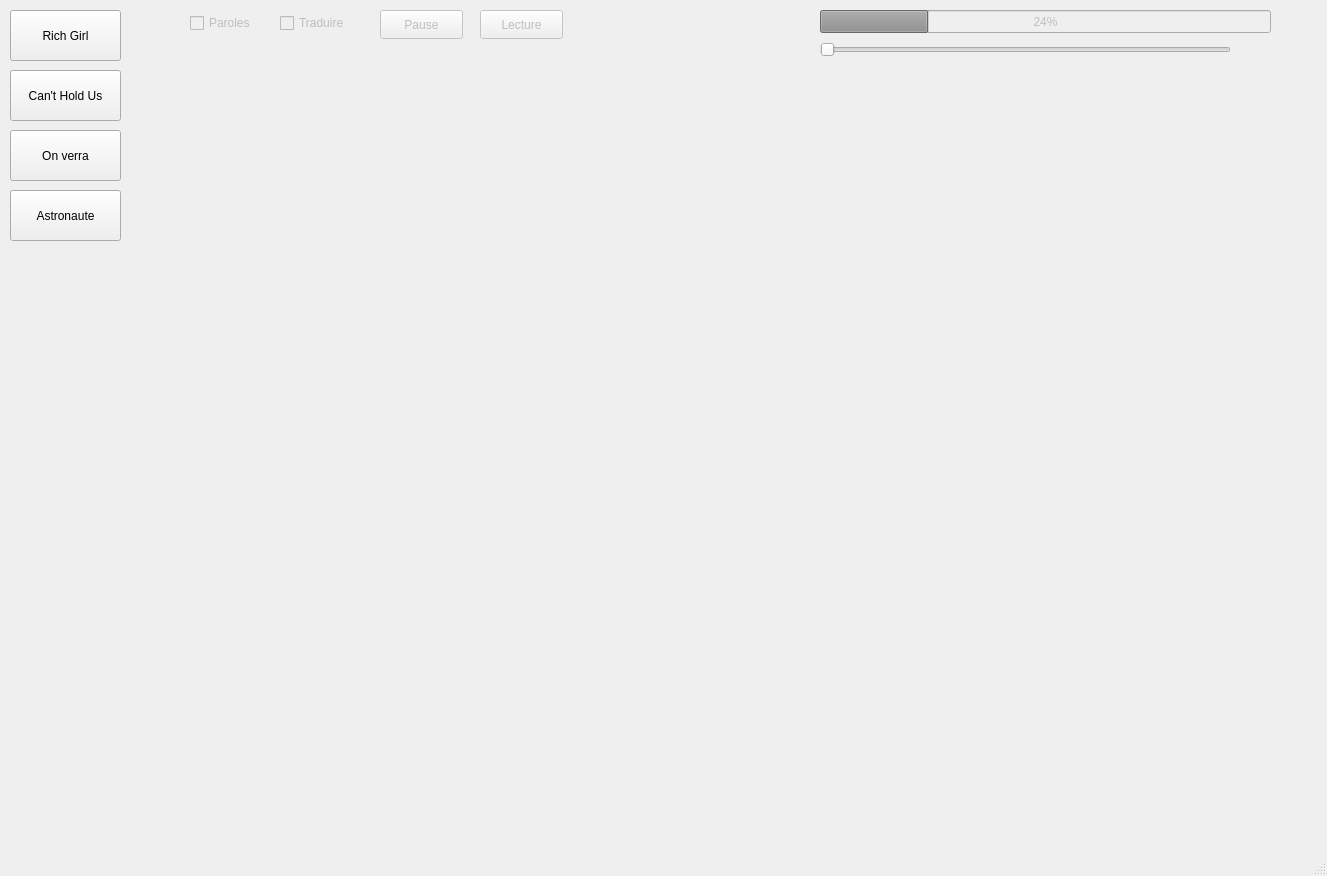
<?xml version="1.0" encoding="UTF-8"?>
<ui version="4.0">
 <class>MainWindow</class>
 <widget class="QMainWindow" name="MainWindow">
  <property name="geometry">
   <rect>
    <x>0</x>
    <y>0</y>
    <width>1327</width>
    <height>876</height>
   </rect>
  </property>
  <property name="windowTitle">
   <string>MainWindow</string>
  </property>
  <widget class="QWidget" name="centralwidget">
   <widget class="QPushButton" name="richGirl">
    <property name="geometry">
     <rect>
      <x>10</x>
      <y>10</y>
      <width>111</width>
      <height>51</height>
     </rect>
    </property>
    <property name="text">
     <string>Rich Girl</string>
    </property>
   </widget>
   <widget class="QLabel" name="paroleAffichage">
    <property name="enabled">
     <bool>true</bool>
    </property>
    <property name="geometry">
     <rect>
      <x>140</x>
      <y>80</y>
      <width>1161</width>
      <height>741</height>
     </rect>
    </property>
    <property name="text">
     <string/>
    </property>
    <property name="alignment">
     <set>Qt::AlignHCenter|Qt::AlignTop</set>
    </property>
   </widget>
   <widget class="QPushButton" name="cantHoldUs">
    <property name="geometry">
     <rect>
      <x>10</x>
      <y>70</y>
      <width>111</width>
      <height>51</height>
     </rect>
    </property>
    <property name="text">
     <string>Can't Hold Us</string>
    </property>
   </widget>
   <widget class="QPushButton" name="pause">
    <property name="enabled">
     <bool>false</bool>
    </property>
    <property name="geometry">
     <rect>
      <x>380</x>
      <y>10</y>
      <width>83</width>
      <height>29</height>
     </rect>
    </property>
    <property name="text">
     <string>Pause</string>
    </property>
   </widget>
   <widget class="QPushButton" name="lecture">
    <property name="enabled">
     <bool>false</bool>
    </property>
    <property name="geometry">
     <rect>
      <x>480</x>
      <y>10</y>
      <width>83</width>
      <height>29</height>
     </rect>
    </property>
    <property name="text">
     <string>Lecture</string>
    </property>
   </widget>
   <widget class="QProgressBar" name="progressBar">
    <property name="enabled">
     <bool>false</bool>
    </property>
    <property name="geometry">
     <rect>
      <x>820</x>
      <y>10</y>
      <width>451</width>
      <height>23</height>
     </rect>
    </property>
    <property name="value">
     <number>24</number>
    </property>
   </widget>
   <widget class="QCheckBox" name="paroles">
    <property name="enabled">
     <bool>false</bool>
    </property>
    <property name="geometry">
     <rect>
      <x>190</x>
      <y>10</y>
      <width>93</width>
      <height>26</height>
     </rect>
    </property>
    <property name="text">
     <string>Paroles</string>
    </property>
   </widget>
   <widget class="QLabel" name="titre">
    <property name="enabled">
     <bool>false</bool>
    </property>
    <property name="geometry">
     <rect>
      <x>570</x>
      <y>10</y>
      <width>151</width>
      <height>31</height>
     </rect>
    </property>
    <property name="text">
     <string/>
    </property>
   </widget>
   <widget class="QSlider" name="horizontalSlider">
    <property name="geometry">
     <rect>
      <x>820</x>
      <y>40</y>
      <width>411</width>
      <height>20</height>
     </rect>
    </property>
    <property name="orientation">
     <enum>Qt::Horizontal</enum>
    </property>
   </widget>
   <widget class="QCheckBox" name="traduireParoles">
    <property name="enabled">
     <bool>false</bool>
    </property>
    <property name="geometry">
     <rect>
      <x>280</x>
      <y>10</y>
      <width>93</width>
      <height>26</height>
     </rect>
    </property>
    <property name="mouseTracking">
     <bool>false</bool>
    </property>
    <property name="text">
     <string>Traduire</string>
    </property>
    <property name="checked">
     <bool>false</bool>
    </property>
   </widget>
   <widget class="QPushButton" name="onVerra">
    <property name="geometry">
     <rect>
      <x>10</x>
      <y>130</y>
      <width>111</width>
      <height>51</height>
     </rect>
    </property>
    <property name="text">
     <string>On verra</string>
    </property>
   </widget>
   <widget class="QPushButton" name="astronaute">
    <property name="geometry">
     <rect>
      <x>10</x>
      <y>190</y>
      <width>111</width>
      <height>51</height>
     </rect>
    </property>
    <property name="text">
     <string>Astronaute</string>
    </property>
   </widget>
   <zorder>paroleAffichage</zorder>
   <zorder>richGirl</zorder>
   <zorder>cantHoldUs</zorder>
   <zorder>pause</zorder>
   <zorder>lecture</zorder>
   <zorder>progressBar</zorder>
   <zorder>paroles</zorder>
   <zorder>titre</zorder>
   <zorder>horizontalSlider</zorder>
   <zorder>traduireParoles</zorder>
   <zorder>onVerra</zorder>
   <zorder>astronaute</zorder>
  </widget>
  <widget class="QMenuBar" name="menubar">
   <property name="geometry">
    <rect>
     <x>0</x>
     <y>0</y>
     <width>1327</width>
     <height>25</height>
    </rect>
   </property>
  </widget>
  <widget class="QStatusBar" name="statusbar"/>
 </widget>
 <resources/>
 <connections/>
</ui>
